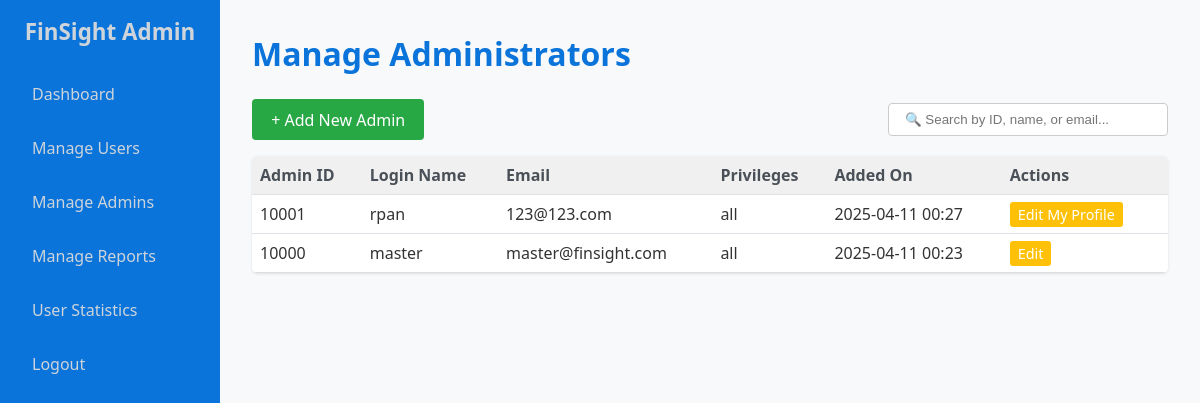
/admin_manage_admins.php (signed in), run on the app's committed database.
### tables this page shows
CREATE TABLE `admin_file` (
  `Admin_ID` int(11) NOT NULL,
  `Admin_Login_Name` varchar(50) NOT NULL,
  `Password` varchar(256) NOT NULL,
  `Email` varchar(200) DEFAULT NULL,
  `Add_Time` datetime NOT NULL,
  `Privileges` varchar(200) DEFAULT NULL,
  `Roles` varchar(200) DEFAULT NULL,
  `Change_Timestamp` datetime DEFAULT NULL,
  `Referral_Admin_ID` int(11) DEFAULT NULL
);

### admin_manage_admins.php (the view, shortened to what this page needs)
<?php
require_once 'admin_header.php';
require_once 'admin_db_connect.php';
$admins = [];
$sql = "SELECT Admin_ID, Admin_Login_Name, Email, Privileges, Add_Time FROM admin_file ORDER BY Add_Time DESC";
$result = $conn->query($sql);
if ($result && $result->num_rows > 0) {
    while ($row = $result->fetch_assoc()) {
        $admins[] = $row;
    }
} elseif (!$result) {
    $message = "Error fetching admins: " . $conn->error;
    $message_type = 'error';
}
$current_admin_id = $_SESSION['admin_id'];
$current_privileges = null;
foreach ($admins as $a) {
    if ($a['Admin_ID'] == $current_admin_id) {
        $current_privileges = $a['Privileges'];
        break;
    }
}
?>
<h1>Manage Administrators</h1>
<div style="display: flex; justify-content: space-between; align-items: center; margin-bottom: 1rem;">
  <a href="add_admin.php" style="background-color: #28a745; color: white; padding: 0.6rem 1.2rem; text-decoration: none; border-radius: 4px;">+ Add New Admin</a>
  <input type="text" id="adminSearch" placeholder="🔍 Search by ID, name, or email..." style="padding: 0.5rem 1rem; border-radius: 4px; border: 1px solid #ccc; width: 280px;">
</div>
<table style="width:100%; border-collapse: collapse;">
    <thead>
        <tr style="background-color:#f0f0f0;">
            <th style="padding: 0.5rem; text-align:left;">Admin ID</th>
            <th style="padding: 0.5rem; text-align:left;">Login Name</th>
            <th style="padding: 0.5rem; text-align:left;">Email</th>
            <th style="padding: 0.5rem; text-align:left;">Privileges</th>
            <th style="padding: 0.5rem; text-align:left;">Added On</th>
            <th style="padding: 0.5rem; text-align:left;">Actions</th>
        </tr>
    </thead>
    <tbody>
        <?php if (!empty($admins)): ?>
            <?php foreach ($admins as $admin): ?>
                <tr style="border-bottom: 1px solid #ddd;">
                    <td style="padding: 0.5rem;"><?php echo htmlspecialchars($admin['Admin_ID']); ?></td>
                    <td style="padding: 0.5rem;"><?php echo htmlspecialchars($admin['Admin_Login_Name']); ?></td>
                    <td style="padding: 0.5rem;"><?php echo htmlspecialchars($admin['Email']); ?></td>
                    <td style="padding: 0.5rem;"><?php echo htmlspecialchars($admin['Privileges']); ?></td>
                    <td style="padding: 0.5rem;"><?php echo date('Y-m-d H:i', strtotime($admin['Add_Time'])); ?></td>
                    <td style="padding: 0.5rem;">
                    <?php
                    if ($current_privileges === 'all') {
                        if ($admin['Admin_ID'] == $current_admin_id) {
                            echo '<a href="admin_edit_admin_profile.php" class="edit-btn" style="margin-right:0.5rem;">Edit My Profile</a>';
                        } else {
                            echo '<a href="admin_edit_other_admin.php?id=' . $admin['Admin_ID'] . '" class="edit-btn" style="margin-right:0.5rem;">Edit</a>';
                        }
                    } elseif ($current_privileges === 'edit') {
                        if ($admin['Admin_ID'] == $current_admin_id) {
                            echo '<a href="admin_edit_admin_profile.php" class="edit-btn" style="margin-right:0.5rem;">Edit My Profile</a>';
                        } else {
                            echo '<span style="color:#888;">(No actions)</span>';
                        }
                    } else {
                        echo '<span style="color:#888;">(No actions)</span>';
                    }
                    ?>
                    </td>
                </tr>
            <?php endforeach; ?>
        <?php else: ?>
            <tr>
                <td colspan="6" style="padding: 0.5rem;">No administrators found.</td>
            </tr>
        <?php endif; ?>
    </tbody>
</table>
<?php require_once 'admin_footer.php'; ?>

### admin_style.css (style rules this page uses)
* { margin: 0; padding: 0; box-sizing: border-box; }
body { font-family: "Segoe UI", Tahoma, Geneva, Verdana, sans-serif; color: #333; background-color: #f8f9fa; display: flex; flex-direction: column; min-height: 100vh; }
.admin-content h1, .admin-content h2 { color: #0A74DA; margin-bottom: 1.5rem; }
table { width: 100%; border-collapse: collapse; margin-bottom: 1rem; background-color: #fff; box-shadow: 0 1px 3px rgba(0,0,0,0.1); border-radius: 5px; overflow: hidden; }
table thead { background-color: #eef6ff; }
table th, table td { padding: 0.9rem 1rem; text-align: left; border-bottom: 1px solid #dee2e6; }
table th { font-weight: 600; color: #495057; }
table tbody tr:last-child td { border-bottom: none; }
table td a, table td button { margin-right: 0.5rem; text-decoration: none; padding: 0.2rem 0.5rem; border-radius: 3px; font-size: 0.9em; }
table td a.edit-btn { color: #fff; background-color: #ffc107; border: none; }

### data on the page
admin_file: Admin_ID "10001", Admin_Login_Name "rpan", Email "123@123.com", Privileges "all", Add_Time "2025-04-11 00:27", shows "Edit My Profile"
admin_file: Admin_ID "10000", Admin_Login_Name "master", Email "master@finsight.com", Privileges "all", Add_Time "2025-04-11 00:23"
